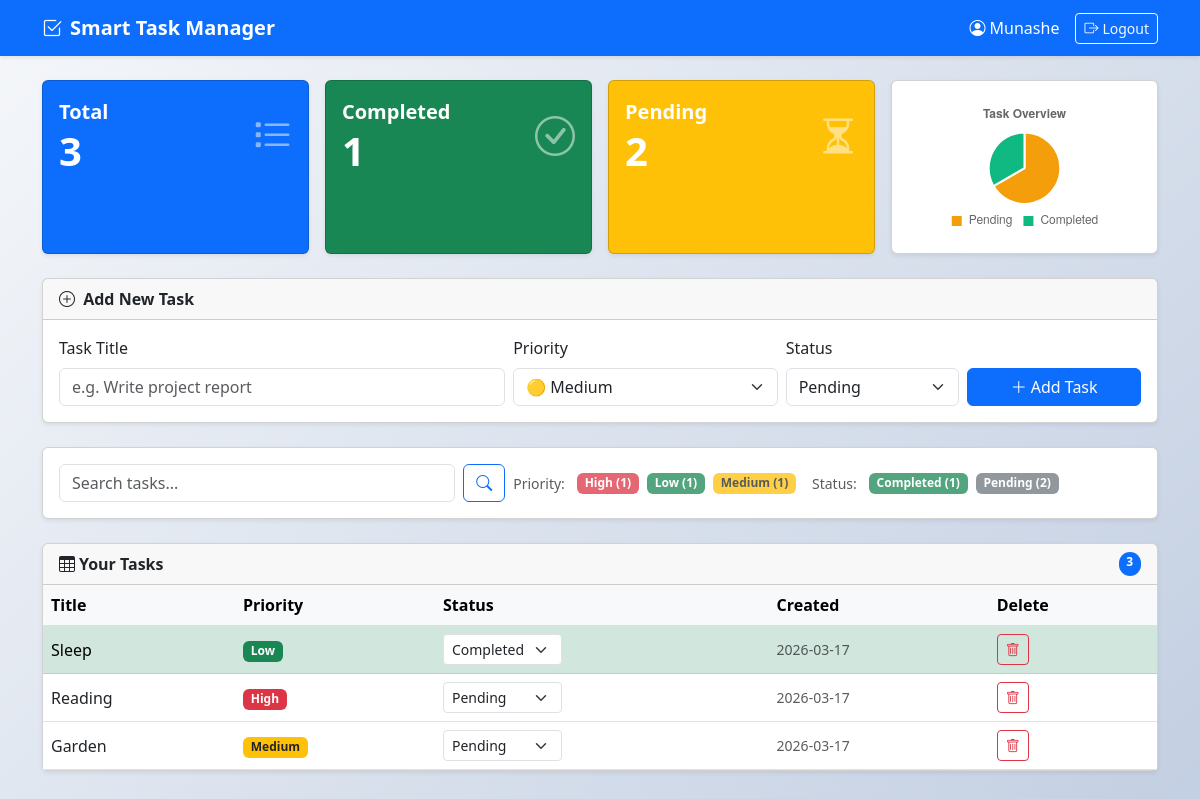
The app's page /dashboard (signed in) with its own data.
### tables this page shows
CREATE TABLE tasks (id INTEGER PRIMARY KEY AUTOINCREMENT, user_id INTEGER, title TEXT NOT NULL, priority TEXT NOT NULL, status TEXT NOT NULL, created_at TIMESTAMP DEFAULT CURRENT_TIMESTAMP, FOREIGN KEY (user_id) REFERENCES users (id));

### app.py (the view, shortened to what this page needs)
@app.route('/dashboard', methods=['GET', 'POST'])
@login_required
def dashboard():
    db = get_db()
    user_id = session['user_id']
    q = request.args.get('q', '').strip()
    priority_filter = request.args.get('priority', '')
    status_filter = request.args.get('status', '')
    base_sql = 'SELECT * FROM tasks WHERE user_id = ?'
    params = [user_id]
    if q:
        base_sql += ' AND title LIKE ?'
        params.append(f'%{q}%')
    if priority_filter:
        base_sql += ' AND priority = ?'
        params.append(priority_filter)
    if status_filter:
        base_sql += ' AND status = ?'
        params.append(status_filter)
    base_sql += ' ORDER BY created_at DESC'
    tasks = db.execute(base_sql, params).fetchall()
    total     = db.execute('SELECT COUNT(*) FROM tasks WHERE user_id = ?', (user_id,)).fetchone()[0]
    completed = db.execute('SELECT COUNT(*) FROM tasks WHERE user_id = ? AND status = "Completed"', (user_id,)).fetchone()[0]
    pending   = total - completed
    stats = {'total': total, 'completed': completed, 'pending': pending}
    chart_data = {
        'labels': ['Pending', 'Completed'],
        'data': [pending, completed],
        'colors': ['#f59e0b', '#10b981']
    }
    priorities = db.execute(
        'SELECT priority, COUNT(*) as cnt FROM tasks WHERE user_id = ? GROUP BY priority', (user_id,)
    ).fetchall()
    statuses = db.execute(
        'SELECT status, COUNT(*) as cnt FROM tasks WHERE user_id = ? GROUP BY status', (user_id,)
    ).fetchall()
    return render_template('dashboard.html',
        tasks=tasks, stats=stats, chart_data=chart_data,
        q=q, priority_filter=priority_filter, status_filter=status_filter,
        priorities=priorities, statuses=statuses
    )

### app.py (called while the page is built)
def get_db():
    if 'db' not in g:
        g.db = sqlite3.connect(DATABASE)
        g.db.row_factory = sqlite3.Row
    return g.db

def login_required(f):
    @wraps(f)
    def decorated(*args, **kwargs):
        if 'user_id' not in session:
            flash('Please log in to continue.')
            return redirect(url_for('login'))
        return f(*args, **kwargs)
    return decorated

### templates/dashboard.html (shortened to what this page needs)
{% extends "base.html" %}
{% block content %}
<div class="row g-3 mb-4">
    <div class="col-sm-6 col-md-3">
        <div class="card text-white bg-primary h-100 shadow-sm">
            <div class="card-body">
                <div class="d-flex justify-content-between align-items-center">
                    <div>
                        <div class="fs-5 fw-semibold">Total</div>
                        <div class="display-6 fw-bold">{{ stats.total }}</div>
                    </div>
                    <i class="bi bi-list-task fs-1 opacity-50"></i>
                </div>
            </div>
        </div>
    </div>
    <div class="col-sm-6 col-md-3">
        <div class="card text-white bg-success h-100 shadow-sm">
            <div class="card-body">
                <div class="d-flex justify-content-between align-items-center">
                    <div>
                        <div class="fs-5 fw-semibold">Completed</div>
                        <div class="display-6 fw-bold">{{ stats.completed }}</div>
                    </div>
                    <i class="bi bi-check-circle fs-1 opacity-50"></i>
                </div>
            </div>
        </div>
    </div>
    <div class="col-sm-6 col-md-3">
        <div class="card text-white bg-warning h-100 shadow-sm">
            <div class="card-body">
                <div class="d-flex justify-content-between align-items-center">
                    <div>
                        <div class="fs-5 fw-semibold">Pending</div>
                        <div class="display-6 fw-bold">{{ stats.pending }}</div>
                    </div>
                    <i class="bi bi-hourglass-split fs-1 opacity-50"></i>
                </div>
            </div>
        </div>
    </div>
    <div class="col-sm-6 col-md-3">
        <div class="card h-100 shadow-sm">
            <div class="card-body d-flex align-items-center justify-content-center">
                {% if stats.total > 0 %}
                    <canvas id="taskChart" style="max-height:140px;"></canvas>
                {% else %}
                    <p class="text-muted text-center mb-0"><i class="bi bi-bar-chart fs-3 d-block mb-1"></i>No data yet</p>
                {% endif %}
            </div>
        </div>
    </div>
</div>
<div class="card shadow-sm mb-4">
    <div class="card-header fw-semibold">
        <i class="bi bi-plus-circle me-1"></i> Add New Task
    </div>
    <div class="card-body">
        <form method="POST">
            <div class="row g-2 align-items-end">
                <div class="col-md-5">
                    <label class="form-label">Task Title</label>
                    <input type="text" class="form-control" name="title" placeholder="e.g. Write project report" required>
                </div>
                <div class="col-md-3">
                    <label class="form-label">Priority</label>
                    <select class="form-select" name="priority">
                        <option value="Medium" selected>🟡 Medium</option>
                    </select>
                </div>
                <div class="col-md-2">
                    <label class="form-label">Status</label>
                    <select class="form-select" name="status">
                        <option value="Pending" selected>Pending</option>
                    </select>
                </div>
                <div class="col-md-2">
                    <button type="submit" class="btn btn-primary w-100">
                        <i class="bi bi-plus-lg me-1"></i>Add Task
                    </button>
                </div>
            </div>
        </form>
    </div>
</div>
<div class="card shadow-sm mb-4">
    <div class="card-body">
        <div class="row g-2 align-items-center">
            <div class="col-md-5">
                <form method="GET" class="d-flex gap-2">
                    <input type="text" class="form-control" name="q" value="{{ q }}" placeholder="Search tasks...">
                    <button type="submit" class="btn btn-outline-primary">
                        <i class="bi bi-search"></i>
                    </button>
                </form>
            </div>
            <div class="col-md-7 d-flex gap-2 flex-wrap">
                <span class="text-muted small me-1 align-self-center">Priority:</span>
                {% for p in priorities %}
                <a href="?q={{ q }}&priority={{ p.priority }}&status={{ status_filter }}"
                   class="badge text-decoration-none
                   {% if p.priority == 'High' %}bg-danger
                   {% elif p.priority == 'Medium' %}bg-warning text-dark
                   {% else %}bg-success{% endif %}
                   {{ 'opacity-100' if priority_filter == p.priority else 'opacity-75' }}">
                    {{ p.priority }} ({{ p.cnt }})
                </a>
                {% endfor %}
                <span class="text-muted small ms-2 me-1 align-self-center">Status:</span>
                {% for s in statuses %}
                <a href="?q={{ q }}&priority={{ priority_filter }}&status={{ s.status }}"
                   class="badge text-decoration-none
                   {% if s.status == 'Completed' %}bg-success{% else %}bg-secondary{% endif %}
                   {{ 'opacity-100' if status_filter == s.status else 'opacity-75' }}">
                    {{ s.status }} ({{ s.cnt }})
                </a>
                {% endfor %}
            </div>
        </div>
    </div>
</div>
<div class="card shadow-sm">
    <div class="card-header fw-semibold d-flex justify-content-between">
        <span><i class="bi bi-table me-1"></i>Your Tasks</span>
        <span class="badge bg-primary rounded-pill">{{ tasks|length }}</span>
    </div>
    <div class="card-body p-0">
        <div class="table-responsive">
            <table class="table table-hover align-middle mb-0">
                <thead class="table-light">
                    <tr>
                        <th>Title</th>
                        <th>Priority</th>
                        <th>Status</th>
                        <th>Created</th>
                        <th>Delete</th>
                    </tr>
                </thead>
                <tbody>
                    {% for task in tasks %}
                    <tr class="{{ 'table-success' if task.status == 'Completed' else '' }}">
                        <td>{{ task.title }}</td>
                        <td>
                            <span class="badge
                                {% if task.priority == 'High' %}bg-danger
                                {% elif task.priority == 'Medium' %}bg-warning text-dark
                                {% else %}bg-success{% endif %}">
                                {{ task.priority }}
                            </span>
                        </td>
                        <td>
                            <form method="POST">
                                <select name="status" class="form-select form-select-sm w-auto"
                                        onchange="this.form.submit()">
                                    <option value="Pending"   {{ 'selected' if task.status == 'Pending' }}>Pending</option>
                                    <option value="Completed" {{ 'selected' if task.status == 'Completed' }}>Completed</option>
                                </select>
                            </form>
                        </td>
                        <td class="text-muted small">{{ task.created_at[:10] }}</td>
                        <td>
                            <form method="POST" onsubmit="return confirm('Delete this task?')">
                                <button class="btn btn-sm btn-outline-danger">
                                    <i class="bi bi-trash"></i>
                                </button>
                            </form>
                        </td>
                    </tr>
                    {% endfor %}
                </tbody>
            </table>
        </div>
    </div>
</div>
{% endblock %}
{% block scripts %}
<script>
document.addEventListener('DOMContentLoaded', function () {
    var canvas = document.getElementById('taskChart');
    if (!canvas) return;
    var pending   = {{ stats.pending }};
    var completed = {{ stats.completed }};
    new Chart(canvas, {
        type: 'pie',
        data: {
            labels: ['Pending', 'Completed'],
            datasets: [{
                data: [pending, completed],
                backgroundColor: ['#f59e0b', '#10b981'],
                borderWidth: 2
            }]
        },
        options: {
            responsive: true,
            plugins: {
                legend: { position: 'bottom', labels: { boxWidth: 12 } },
                title: { display: true, text: 'Task Overview' }
            }
        }
    });
});
</script>
{% endblock %}

### templates/base.html (shortened to what this page needs)
<!DOCTYPE html>
<html lang="en">
<head>
    <link href="https://cdn.jsdelivr.net/npm/bootstrap@5.3.0/dist/css/bootstrap.min.css" rel="stylesheet">
    <link href="https://cdn.jsdelivr.net/npm/bootstrap-icons@1.11.0/font/bootstrap-icons.css" rel="stylesheet">
    <link rel="stylesheet" href="{{ url_for('static', filename='style.css') }}">
</head>
<body>
<nav class="navbar navbar-expand-lg navbar-dark bg-primary shadow-sm">
    <div class="container">
        <a class="navbar-brand fw-bold" href="{{ url_for('index') }}">
            <i class="bi bi-check2-square me-2"></i>Smart Task Manager
        </a>
        {% if session.username %}
        <div class="d-flex align-items-center gap-3">
            <span class="navbar-text text-white">
                <i class="bi bi-person-circle me-1"></i>{{ session.username }}
            </span>
            <a href="{{ url_for('logout') }}" class="btn btn-outline-light btn-sm">
                <i class="bi bi-box-arrow-right me-1"></i>Logout
            </a>
        </div>
        {% endif %}
    </div>
</nav>
<div class="container mt-4 mb-5">
    {% block content %}{% endblock %}
</div>
{% block scripts %}{% endblock %}
</body>
</html>

### static/style.css (style rules this page uses)
:root { --primary: #007bff; --success: #28a745; --warning: #ffc107; --danger: #dc3545; }
body { font-family: 'Segoe UI', Tahoma, Geneva, Verdana, sans-serif; background: linear-gradient(135deg, #f5f7fa 0%, #c3cfe2 100%); min-height: 100vh; }
.table th { border-top: none; font-weight: 600; }
.badge { font-size: 0.75em; }
.form-select-sm { width: auto; }

### records on screen
tasks: priority "High", cnt "1", status "Pending", cnt "2", title "Reading", created_at "2026-03-17"
tasks: priority "Low", cnt "1", status "Completed", title "Sleep", created_at "2026-03-17"
tasks: priority "Medium", cnt "1", title "Garden", created_at "2026-03-17"

### other values on screen
{{ session.username }} "Munashe"
{{ stats.total }} "3"
{{ stats.completed }} "1"
{{ stats.pending }} "2"
{{ tasks|length }} "3"
chart data {{ stats.pending }} 2
chart data {{ stats.completed }} 1
